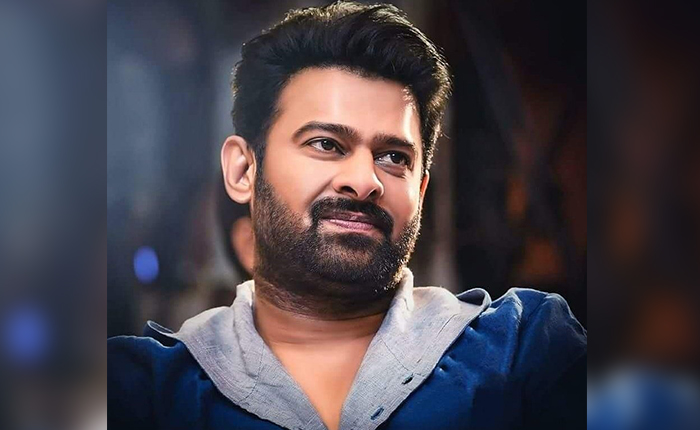
#> input picture Face_Detection_Using_opencv/img5.jpg, 700 x 430 px, found by its file name
$ jupyter execute Untitled4.ipynb
#> lines starting #> are read from the running program, lines starting #| are printed output that depends on the picture; after the words box and inside, x2 and y2 are one past the last pixel; in counts of white or black regions, pixels touching at a corner belong together
# Face Detection using opencv

[cell 1]
# haarcascade file download code

import urllib.request

# URL of Haar Cascade XML file for face detection
url = 'https://raw.githubusercontent.com/opencv/opencv/master/data/haarcascades/haarcascade_frontalface_default.xml'

# Save location — you can save it in your current directory
filename = 'haarcascade_frontalface_default.xml'

# Download the file
urllib.request.urlretrieve(url, filename)

print("Haar Cascade XML file downloaded successfully!")

[cell 2]
import cv2
from google.colab.patches import cv2_imshow # 1. comment it if in jupyter
face_cascade = cv2.CascadeClassifier('haarcascade_frontalface_default.xml')

img = cv2.imread(r"/content/img5.jpg")
#> img is the input picture: shape (430, 700, 3); mean B, G, R 74, 65.6, 71.2
gray = cv2.cvtColor(img, cv2.COLOR_BGR2GRAY)
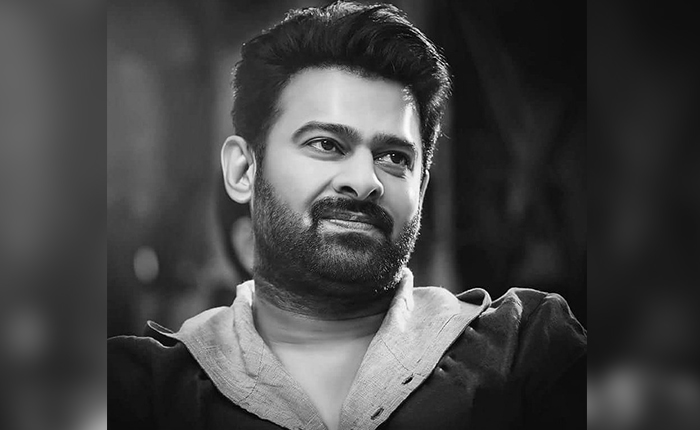
#> gray: shape (430, 700); min 0, max 255, mean 68.3
faces = face_cascade.detectMultiScale(gray, 1.1, 4)
#> faces = [[254, 71, 201, 201]]

for (x, y, w, h) in faces:
    cv2.rectangle(img, (x, y), (x+w, y+h), (255, 0, 0), 2)
#> this loop made 1 pass
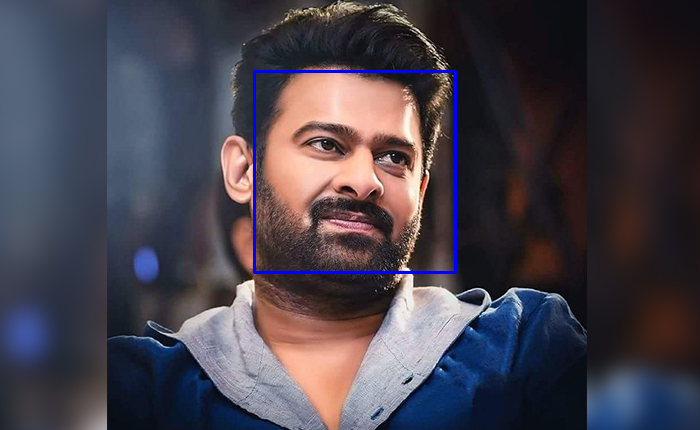
#> img: shape (430, 700, 3); 0.8% of pixels changed, all inside (x1, y1, x2, y2) = (253, 70, 457, 274)
cv2_imshow(img)  # 2. for jupyter cv.imshow('Detected Face', img)  imgname, img
cv2.waitKey(0)
cv2.destroyAllWindows()
